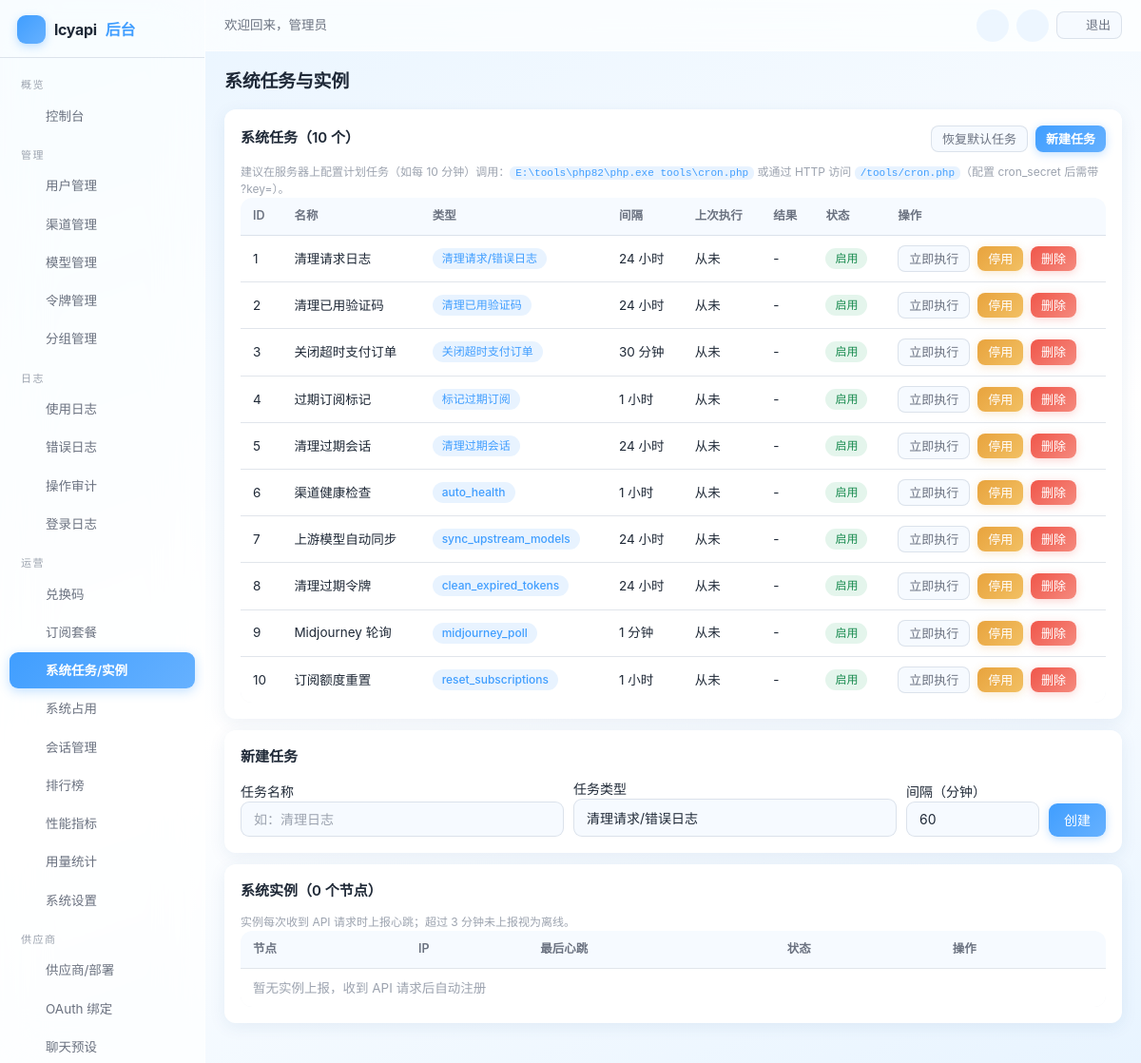
The page /admin/system/index.php (signed in) on the database its author committed.
### tables this page shows
CREATE TABLE IF NOT EXISTS settings (
    `key` VARCHAR(50) NOT NULL PRIMARY KEY,
    value TEXT DEFAULT NULL,
    type VARCHAR(20) NOT NULL DEFAULT 'string',
    description VARCHAR(255) DEFAULT NULL,
    updated_at DATETIME NOT NULL DEFAULT CURRENT_TIMESTAMP ON UPDATE CURRENT_TIMESTAMP
);

CREATE TABLE IF NOT EXISTS users (
    id INT UNSIGNED AUTO_INCREMENT PRIMARY KEY,
    checkin_streak INT UNSIGNED NOT NULL DEFAULT 0 COMMENT '连续签到天数',
    username VARCHAR(50) NOT NULL,
    email VARCHAR(100) DEFAULT NULL,
    email_verified TINYINT NOT NULL DEFAULT 0 COMMENT '邮箱已验证',
    password VARCHAR(255) NOT NULL,
    nickname VARCHAR(50) DEFAULT NULL,
    avatar VARCHAR(255) DEFAULT NULL,
    role ENUM('admin','user') NOT NULL DEFAULT 'user',
    quota DECIMAL(14,6) NOT NULL DEFAULT 0.000000,
    used_quota DECIMAL(14,6) NOT NULL DEFAULT 0.000000,
    total_quota DECIMAL(14,6) NOT NULL DEFAULT 0.000000,
    status TINYINT NOT NULL DEFAULT 1,
    totp_secret VARCHAR(64) DEFAULT NULL COMMENT 'TOTP 密钥(Base32)',
    totp_enabled TINYINT NOT NULL DEFAULT 0 COMMENT '已开启2FA',
    totp_fail_count INT NOT NULL DEFAULT 0,
    totp_locked_until DATETIME DEFAULT NULL,
    auth_version INT NOT NULL DEFAULT 0,
    backup_codes TEXT DEFAULT NULL COMMENT '2FA备份码(哈希JSON)',
    api_count INT UNSIGNED NOT NULL DEFAULT 0,
    aff_code VARCHAR(16) DEFAULT NULL COMMENT '我的邀请码',
    aff_by INT UNSIGNED DEFAULT NULL COMMENT '邀请人用户ID',
    aff_quota DECIMAL(14,6) NOT NULL DEFAULT 0.000000 COMMENT '待转入的邀请收益',
    aff_history_quota DECIMAL(14,6) NOT NULL DEFAULT 0.000000 COMMENT '累计邀请收益',
    `group` VARCHAR(32) NOT NULL DEFAULT 'default' COMMENT '用户分组',
    last_login_at DATETIME DEFAULT NULL,
    last_login_ip VARCHAR(45) DEFAULT NULL,
    created_at DATETIME NOT NULL DEFAULT CURRENT_TIMESTAMP,
    updated_at DATETIME NOT NULL DEFAULT CURRENT_TIMESTAMP ON UPDATE CURRENT_TIMESTAMP,
    UNIQUE KEY uk_username (username),
    UNIQUE KEY uk_email (email),
    UNIQUE KEY uk_aff_code (aff_code),
    KEY idx_status (status),
    KEY idx_aff_by (aff_by)
);

CREATE TABLE IF NOT EXISTS system_tasks (
    id INT UNSIGNED AUTO_INCREMENT PRIMARY KEY,
    name VARCHAR(50) NOT NULL,
    type VARCHAR(50) NOT NULL COMMENT 'clean_logs/close_expired_orders/expire_subscriptions/clean_verifications',
    status TINYINT NOT NULL DEFAULT 1 COMMENT '1启用 0停用',
    `interval` INT UNSIGNED NOT NULL DEFAULT 3600 COMMENT '执行间隔秒',
    last_run_at DATETIME DEFAULT NULL,
    last_result VARCHAR(500) DEFAULT NULL,
    created_at DATETIME NOT NULL DEFAULT CURRENT_TIMESTAMP,
    KEY idx_status (status)
);

### includes/cache.php (called while the page is built, shortened)
<?php
class Cache
{
    private static $enabled = true;
    public static function setConfig($config)
    {
        self::$enabled = $config['enabled'];
    }
    public static function get($key)
    {
        if (!self::$enabled) {
            return false;
        }
        $file = self::getFilePath($key);
        $data = @file_get_contents($file);
        $value = @json_decode($data, true);
        return $value;
    }
    public static function set($key, $value, $ttl = 0)
    {
        if (!self::$enabled) {
            return false;
        }
        return true;
    }
    public static function remember($key, $ttl, $callback)
    {
        $cached = self::get($key);
        $value = $callback();
        return $value;
    }
}

### includes/db.php (called while the page is built, shortened)
<?php
class DB
{
    private static $pdo = null;
    public static function init($config)
    {
        $dsn = sprintf('mysql:host=%s;port=%d;dbname=%s;charset=%s', $config['host'], $config['port'], $config['name'], $config['charset']);
        self::$pdo = new PDO($dsn, $config['user'], $config['pass'], [
            PDO::ATTR_ERRMODE => PDO::ERRMODE_EXCEPTION,
            PDO::ATTR_DEFAULT_FETCH_MODE => PDO::FETCH_ASSOC,
            PDO::ATTR_EMULATE_PREPARES => false,
            PDO::ATTR_TIMEOUT => 5,
        ]);
    }
    public static function getInstance()
    {
        return self::$pdo;
    }
    public static function query($sql, $params = [])
    {
        $stmt = self::getInstance()->prepare($sql);
        $stmt->execute($params);
        return $stmt;
    }
    public static function fetch($sql, $params = [])
    {
        $stmt = self::query($sql, $params);
        return $stmt->fetch() ?: false;
    }
    public static function fetchAll($sql, $params = [])
    {
        return self::query($sql, $params)->fetchAll();
    }
}

### includes/auth.php (called while the page is built, shortened)
<?php
class Auth
{
    public static function check()
    {
        $user = User::find((int)$_SESSION[self::SESSION_KEY]);
        return true;
    }
    public static function user()
    {
        return $GLOBALS['__current_user'];
    }
}

### includes/user.php (called while the page is built, shortened)
<?php
class User
{
    public static function find($id)
    {
        return DB::fetch('SELECT * FROM users WHERE id = ?', [(int)$id]);
    }
}

### includes/admin.php (called while the page is built, shortened)
<?php
class Admin
{
    public static function requireAdmin()
    {
        if (!Auth::check() || !Auth::isAdmin()) {
            redirect(base_url('admin/login.php'));
        }
    }
}

### admin/system/index.php (the view, shortened to what this page needs)
<?php
$tasks = DB::fetchAll('SELECT * FROM system_tasks ORDER BY id ASC');
$instances = DB::fetchAll('SELECT * FROM system_instances ORDER BY last_heartbeat DESC');
$taskTypes = [
    'clean_logs' => '清理请求/错误日志',
    'clean_verifications' => '清理已用验证码',
    'close_expired_orders' => '关闭超时支付订单',
    'expire_subscriptions' => '标记过期订阅',
    'expire_sessions' => '清理过期会话',
];
$pageTitle = '系统任务与实例';
?>
<?php require dirname(__DIR__) . '/templates/header.php'; ?>
<div class="card">
    <div class="card-title" style="display:flex; justify-content:space-between; align-items:center; flex-wrap:wrap; gap:8px;">
        <span>系统任务（<?php echo count($tasks); ?> 个）</span>
        <div style="display:flex; gap:8px;">
            <form method="post">
                <button type="submit" class="btn btn-sm btn-secondary">恢复默认任务</button>
            </form>
            <a class="btn btn-sm" href="#taskForm">新建任务</a>
        </div>
    </div>
    <div class="form-hint" style="margin-top:0;">建议在服务器上配置计划任务（如每 10 分钟）调用：<code style="word-break:break-all;">E:\tools\php82\php.exe tools\cron.php</code> 或通过 HTTP 访问 <code><?php echo e(base_url('tools/cron.php')); ?></code>（配置 cron_secret 后需带 ?key=）。</div>
    <table class="table">
        <thead><tr><th>ID</th><th>名称</th><th>类型</th><th>间隔</th><th>上次执行</th><th>结果</th><th>状态</th><th>操作</th></tr></thead>
        <tbody>
        <?php foreach ($tasks as $task) : ?>
            <tr>
                <td><?php echo $task['id']; ?></td>
                <td><?php echo e($task['name']); ?></td>
                <td><span class="badge badge-blue"><?php echo isset($taskTypes[$task['type']]) ? $taskTypes[$task['type']] : e($task['type']); ?></span></td>
                <td><?php echo $task['interval'] >= 3600 ? round($task['interval'] / 3600, 1) . ' 小时' : round($task['interval'] / 60) . ' 分钟'; ?></td>
                <td><?php echo e($task['last_run_at'] ?: '从未'); ?></td>
                <td style="max-width:260px; word-break:break-all;"><?php echo e($task['last_result'] ?: '-'); ?></td>
                <td><?php echo $task['status'] ? '<span class="badge badge-green">启用</span>' : '<span class="badge badge-gray">停用</span>'; ?></td>
                <td style="white-space:nowrap;">
                    <form method="post" style="display:inline-block; margin-right:4px;">
                        <button type="submit" class="btn btn-sm btn-secondary">立即执行</button>
                    </form>
                    <form method="post" style="display:inline-block; margin-right:4px;">
                        <button type="submit" class="btn btn-sm btn-warning"><?php echo $task['status'] ? '停用' : '启用'; ?></button>
                    </form>
                    <form method="post" style="display:inline-block;" data-confirm-title="删除任务" data-confirm-msg="删除后需重新配置。" data-confirm-ok="删除">
                        <button type="submit" class="btn btn-sm btn-danger">删除</button>
                    </form>
                </td>
            </tr>
        <?php endforeach; ?>
        </tbody>
    </table>
</div>
<div class="card" id="taskForm">
    <div class="card-title">新建任务</div>
    <form method="post" action="<?php echo base_url('admin/system/index.php'); ?>" style="display:flex; gap:10px; flex-wrap:wrap; align-items:flex-end;">
        <div style="flex:1; min-width:180px;">
            <label>任务名称</label>
            <input type="text" name="name" class="form-control" required placeholder="如：清理日志">
        </div>
        <div style="flex:1; min-width:180px;">
            <label>任务类型</label>
            <select name="type" class="form-control">
                <?php foreach ($taskTypes as $tv => $tn) : ?>
                    <option value="<?php echo $tv; ?>"><?php echo $tn; ?></option>
                <?php endforeach; ?>
            </select>
        </div>
        <div style="width:140px;">
            <label>间隔（分钟）</label>
            <input type="number" name="interval" min="1" class="form-control" value="60">
        </div>
        <button type="submit" class="btn">创建</button>
    </form>
</div>
<div class="card">
    <div class="card-title">系统实例（<?php echo count($instances); ?> 个节点）</div>
    <div class="form-hint" style="margin-top:0;">实例每次收到 API 请求时上报心跳；超过 3 分钟未上报视为离线。</div>
    <table class="table">
        <thead><tr><th>节点</th><th>IP</th><th>最后心跳</th><th>状态</th><th>操作</th></tr></thead>
        <tbody>
        <?php if (empty($instances)) : ?>
            <tr><td colspan="5" class="text-center text-muted">暂无实例上报，收到 API 请求后自动注册</td></tr>
        <?php endif; ?>
        </tbody>
    </table>
</div>
<?php require dirname(__DIR__) . '/templates/footer.php'; ?>

### admin/templates/header.php (shortened to what this page needs)
<?php
Admin::requireAdmin();
$pageTitle = isset($pageTitle) ? $pageTitle : '管理后台';
$adminUser = Auth::user();
$requestPath = isset($_SERVER['REQUEST_URI']) ? parse_url($_SERVER['REQUEST_URI'], PHP_URL_PATH) : '';
function admin_nav($needle, $requestPath)
{
    return strpos($requestPath, $needle) !== false ? 'active' : '';
}
?>
<!DOCTYPE html>
<html lang="zh-CN">
<head>
<link rel="stylesheet" href="<?php echo base_url('assets/css/common.css'); ?>">
<link rel="stylesheet" href="<?php echo base_url('assets/css/admin.css'); ?>">
</head>
<body>
<div class="admin-layout">
    <aside class="admin-sidebar" id="adminSidebar">
        <div class="brand">
            <span class="brand-logo"><?php echo svg_icon('zap'); ?></span>
            <?php echo e(setting('site_name', config('site.name'))); ?><span>后台</span>
        </div>
        <nav class="menu">
            <div class="group-title">概览</div>
            <a class="<?php echo admin_nav('/admin/index.php', $requestPath); ?>" href="<?php echo base_url('admin/index.php'); ?>"><?php echo svg_icon('home'); ?>控制台</a>
            <div class="group-title">管理</div>
            <a class="<?php echo admin_nav('/admin/users/', $requestPath); ?>" href="<?php echo base_url('admin/users/index.php'); ?>"><?php echo svg_icon('users'); ?>用户管理</a>
            <a class="<?php echo admin_nav('/admin/channels/', $requestPath); ?>" href="<?php echo base_url('admin/channels/index.php'); ?>"><?php echo svg_icon('channel'); ?>渠道管理</a>
            <a class="<?php echo admin_nav('/admin/models/', $requestPath); ?>" href="<?php echo base_url('admin/models/index.php'); ?>"><?php echo svg_icon('cpu'); ?>模型管理</a>
            <a class="<?php echo admin_nav('/admin/tokens/', $requestPath); ?>" href="<?php echo base_url('admin/tokens/index.php'); ?>"><?php echo svg_icon('key'); ?>令牌管理</a>
            <a class="<?php echo admin_nav('/admin/groups/', $requestPath); ?>" href="<?php echo base_url('admin/groups/index.php'); ?>"><?php echo svg_icon('ratio'); ?>分组管理</a>
            <div class="group-title">日志</div>
            <a class="<?php echo admin_nav('/admin/logs/', $requestPath); ?>" href="<?php echo base_url('admin/logs/index.php'); ?>"><?php echo svg_icon('list'); ?>使用日志</a>
            <a class="<?php echo admin_nav('/admin/errors/', $requestPath); ?>" href="<?php echo base_url('admin/errors/index.php'); ?>"><?php echo svg_icon('alert'); ?>错误日志</a>
            <a class="<?php echo admin_nav('/admin/audit/', $requestPath); ?>" href="<?php echo base_url('admin/audit/index.php'); ?>"><?php echo svg_icon('shield'); ?>操作审计</a>
            <a class="<?php echo admin_nav('/admin/login-logs/', $requestPath); ?>" href="<?php echo base_url('admin/login-logs/index.php'); ?>"><?php echo svg_icon('check'); ?>登录日志</a>
            <div class="group-title">运营</div>
            <a class="<?php echo admin_nav('/admin/codes/', $requestPath); ?>" href="<?php echo base_url('admin/codes/index.php'); ?>"><?php echo svg_icon('gift'); ?>兑换码</a>
            <a class="<?php echo admin_nav('/admin/subscriptions/', $requestPath); ?>" href="<?php echo base_url('admin/subscriptions/index.php'); ?>"><?php echo svg_icon('crown'); ?>订阅套餐</a>
            <a class="<?php echo admin_nav('/admin/system/index.php', $requestPath); ?>" href="<?php echo base_url('admin/system/index.php'); ?>"><?php echo svg_icon('server'); ?>系统任务/实例</a>
            <a class="<?php echo admin_nav('/admin/system/status.php', $requestPath); ?>" href="<?php echo base_url('admin/system/status.php'); ?>"><?php echo svg_icon('chart'); ?>系统占用</a>
            <a class="<?php echo admin_nav('/admin/system/sessions.php', $requestPath); ?>" href="<?php echo base_url('admin/system/sessions.php'); ?>"><?php echo svg_icon('lock'); ?>会话管理</a>
            <a class="<?php echo admin_nav('/admin/rankings/', $requestPath); ?>" href="<?php echo base_url('admin/rankings/index.php'); ?>"><?php echo svg_icon('chart'); ?>排行榜</a>
            <a class="<?php echo admin_nav('/admin/perf_metrics.php', $requestPath); ?>" href="<?php echo base_url('admin/perf_metrics.php'); ?>"><?php echo svg_icon('cpu'); ?>性能指标</a>
            <a class="<?php echo admin_nav('/admin/usage_stats.php', $requestPath); ?>" href="<?php echo base_url('admin/usage_stats.php'); ?>"><?php echo svg_icon('dollar'); ?>用量统计</a>
            <a class="<?php echo admin_nav('/admin/settings/', $requestPath); ?>" href="<?php echo base_url('admin/settings/index.php'); ?>"><?php echo svg_icon('settings'); ?>系统设置</a>
            <div class="group-title">供应商</div>
            <a class="<?php echo admin_nav('/admin/suppliers.php', $requestPath); ?>" href="<?php echo base_url('admin/suppliers.php'); ?>"><?php echo svg_icon('server'); ?>供应商/部署</a>
            <a class="<?php echo admin_nav('/admin/oauth_bindings.php', $requestPath); ?>" href="<?php echo base_url('admin/oauth_bindings.php'); ?>"><?php echo svg_icon('globe'); ?>OAuth 绑定</a>
            <a class="<?php echo admin_nav('/admin/chat_presets.php', $requestPath); ?>" href="<?php echo base_url('admin/chat_presets.php'); ?>"><?php echo svg_icon('send'); ?>聊天预设</a>
        </nav>
    </aside>
    <div class="admin-main">
        <div class="admin-topbar">
            <div class="topbar-left">
                <span class="greeting">欢迎回来，<?php echo e($adminUser['nickname'] ?: $adminUser['username']); ?></span>
            </div>
            <div class="topbar-right">
                <button type="button" class="icon-btn" data-theme-toggle title="切换明暗模式"><?php echo svg_icon('moon'); ?></button>
                <a class="icon-btn" href="<?php echo base_url('user/index.php'); ?>" title="进入前台"><?php echo svg_icon('globe'); ?></a>
                <a href="<?php echo base_url('admin/logout.php'); ?>" class="btn btn-sm btn-secondary"><?php echo svg_icon('logout'); ?>退出</a>
            </div>
        </div>
        <div class="admin-content">
            <div class="admin-page-title"><?php echo e($pageTitle); ?></div>

### rows shown on the page
settings: value "lcyapi"
users: nickname "管理员"
system_tasks: id "1", name "清理请求日志", type "清理请求/错误日志", $task['interval']/3600 "24", last_run_at "从未", last_result "-", status "启用"
system_tasks: id "2", name "清理已用验证码", type "清理已用验证码", $task['interval']/3600 "24", last_run_at "从未", last_result "-", status "启用"
system_tasks: id "3", name "关闭超时支付订单", type "关闭超时支付订单", $task['interval']/60 "30", last_run_at "从未", last_result "-", status "启用"
system_tasks: id "4", name "过期订阅标记", type "标记过期订阅", $task['interval']/3600 "1", last_run_at "从未", last_result "-", status "启用"
system_tasks: id "5", name "清理过期会话", type "清理过期会话", $task['interval']/3600 "24", last_run_at "从未", last_result "-", status "启用"
system_tasks: id "6", name "渠道健康检查", type "auto_health", $task['interval']/3600 "1", last_run_at "从未", last_result "-", status "启用"
system_tasks: id "7", name "上游模型自动同步", type "sync_upstream_models", $task['interval']/3600 "24", last_run_at "从未", last_result "-", status "启用"
system_tasks: id "8", name "清理过期令牌", type "clean_expired_tokens", $task['interval']/3600 "24", last_run_at "从未", last_result "-", status "启用"
system_tasks: id "9", name "Midjourney 轮询", type "midjourney_poll", $task['interval']/60 "1", last_run_at "从未", last_result "-", status "启用"
system_tasks: id "10", name "订阅额度重置", type "reset_subscriptions", $task['interval']/3600 "1", last_run_at "从未", last_result "-", status "启用"

### other values the page prints
$pageTitle "系统任务与实例"
count($tasks) "10"
base_url('tools/cron.php') "/tools/cron.php"
count($instances) "0"
form field type "清理请求/错误日志"
